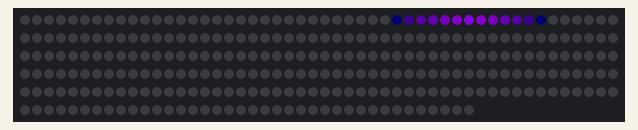
This sketch was run on a simulated Arduino Uno, built with avr-gcc and run on an emulated ATmega328P. On the bench: 288 RGB LEDs in strip order, left to right, continuing on the next row. Dim RGB values are drawn brighter than linear; colours are those a GRB WS2812 strip shows for the declared byte order; random numbers use the default seed unless the sketch sets one.

Above: at 0.47 s.
At 8.47 s:
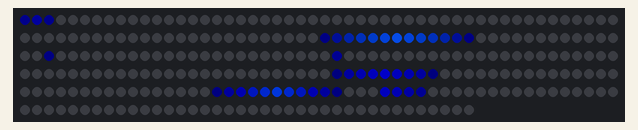
At 12.79 s:
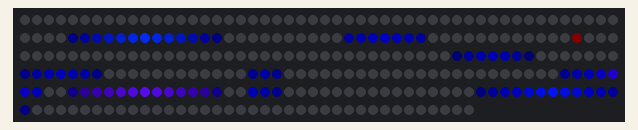
At 16.78 s:
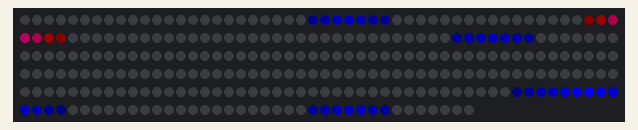
At 30.0 s:
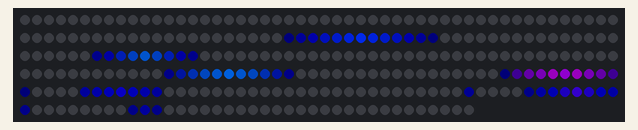
At 39.55 s:
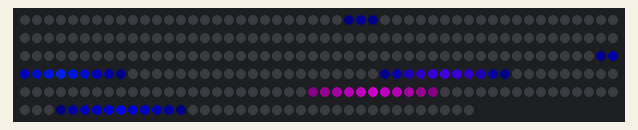

The sketch:

blaueTropfen.ino
```cpp
#include <FastLED.h>

#define NUM_LEDS 288
#define DATA_PIN 19
// Determines the speed of the main loop
#define DELAY 2
// Determines the frequency of the drops (higher is less frequent)
#define RANDOM 30
// The speed at which the drops loose brightness (the larger the faster)
#define DIMMING_SPEED 3
#define DROP_RADIUS 8

#define MIN_H 130
#define MAX_H 190
#define S 200
#define V 255


// A global variable that is a list of our LEDs we can directly write CHSV objects to
CRGB leds[NUM_LEDS];


void setup() {

  FastLED.addLeds<WS2812, DATA_PIN, RGB>(leds, NUM_LEDS);
  FastLED.clear();

  Serial.begin(115200);
}

void loop(){
  // whether a new drop shall be created by testing if random numbers equal 0
  if(random(0, RANDOM) == 0){
    createDrop(random(0, NUM_LEDS-1), DROP_RADIUS);
  }

  FastLED.show();
  fadeAll();
  delay(DELAY);
}

void createDrop(int pos, int drop_radius){

  uint8_t hue = random(MIN_H, MAX_H);

  // the for loops will go through one more led than indicated by radius, but that will have a light intensity of 0

  // small tail: for every radius, light up an led more far away from pos with less intensity
  for(int i = 1; i <= drop_radius; i++){
    // check if position is within bounds of leds
    if( pos-i >= 0 && pos-i < NUM_LEDS ){
      float inten = float(drop_radius-i)/float(drop_radius);
      leds[pos-i].setHSV(hue, S, V*inten);
    }
  }

  // center
  leds[pos].setHSV(hue, S, V);

  // big tail
  for(int i = 1; i <= drop_radius; i++){
    // check if position is within bounds of leds
    if( pos+i >= 0 && pos+i < NUM_LEDS ){
      float inten = float(drop_radius-i)/float(drop_radius);
      leds[pos+i].setHSV(hue, S, V*inten);
    }
  }

  /*
  leds[pos - 3] = CHSV(CHSV_COLOR_H, CHSV_COLOR_S, CHSV_COLOR_V * 0.3);
  leds[pos - 2] = CHSV(CHSV_COLOR_H, CHSV_COLOR_S, CHSV_COLOR_V * 0.6);
  leds[pos - 1] = CHSV(CHSV_COLOR_H, CHSV_COLOR_S, CHSV_COLOR_V * 0.8);
  leds[pos] = CHSV(CHSV_COLOR_H, CHSV_COLOR_S, CHSV_COLOR_V);
  leds[pos + 1] = CHSV(CHSV_COLOR_H, CHSV_COLOR_S, CHSV_COLOR_V * 0.8);
  leds[pos + 2] = CHSV(CHSV_COLOR_H, CHSV_COLOR_S, CHSV_COLOR_V * 0.6);
  leds[pos + 3] = CHSV(CHSV_COLOR_H, CHSV_COLOR_S, CHSV_COLOR_V * 0.3);
  */
}

void fadeAll(){
  for(int i = 0; i < NUM_LEDS; i++){
    leds[i].nscale8(255-DIMMING_SPEED);
  }
}
```
